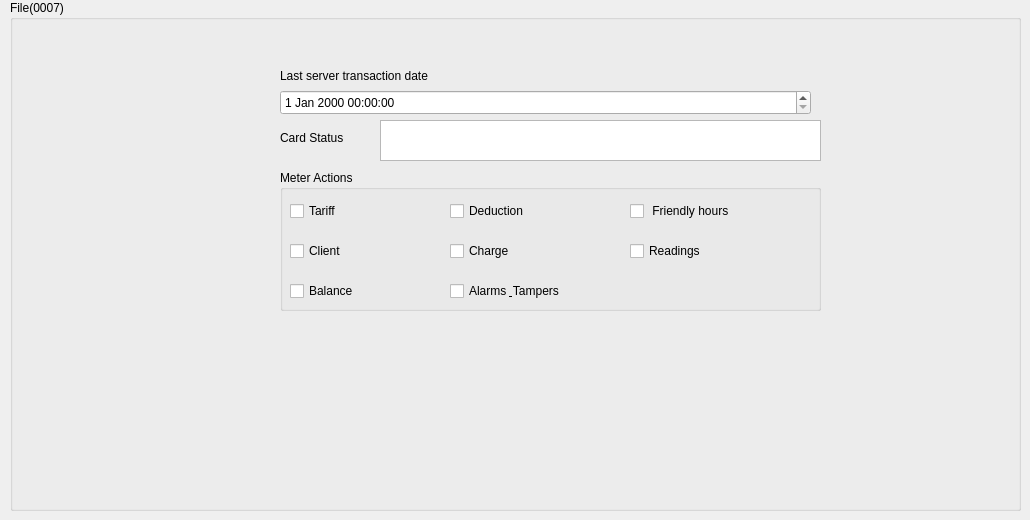
         <widget class="QWidget" name="page_File_7">
          <widget class="QGroupBox" name="groupBoxMain_7">
           <property name="geometry">
            <rect>
             <x>10</x>
             <y>0</y>
             <width>1011</width>
             <height>511</height>
            </rect>
           </property>
           <property name="title">
            <string>File(0007)</string>
           </property>
           <widget class="QLabel" name="L_Lastservertransactiondate_7">
            <property name="geometry">
             <rect>
              <x>270</x>
              <y>65</y>
              <width>201</width>
              <height>21</height>
             </rect>
            </property>
            <property name="text">
             <string>Last server transaction date</string>
            </property>
           </widget>
           <widget class="QGroupBox" name="MeterActions_group_7">
            <property name="geometry">
             <rect>
              <x>270</x>
              <y>170</y>
              <width>541</width>
              <height>141</height>
             </rect>
            </property>
            <property name="title">
             <string>Meter Actions</string>
            </property>
            <widget class="QCheckBox" name="MeterActions_chBox4_7">
             <property name="geometry">
              <rect>
               <x>10</x>
               <y>70</y>
               <width>141</width>
               <height>22</height>
              </rect>
             </property>
             <property name="text">
              <string>Client</string>
             </property>
            </widget>
            <widget class="QCheckBox" name="MeterActions_chBox6_7">
             <property name="geometry">
              <rect>
               <x>350</x>
               <y>70</y>
               <width>181</width>
               <height>22</height>
              </rect>
             </property>
             <property name="text">
              <string>Readings</string>
             </property>
            </widget>
            <widget class="QCheckBox" name="MeterActions_chBox3_7">
             <property name="geometry">
              <rect>
               <x>350</x>
               <y>30</y>
               <width>181</width>
               <height>22</height>
              </rect>
             </property>
             <property name="text">
              <string> Friendly hours</string>
             </property>
            </widget>
            <widget class="QCheckBox" name="MeterActions_chBox5_7">
             <property name="geometry">
              <rect>
               <x>170</x>
               <y>70</y>
               <width>151</width>
               <height>22</height>
              </rect>
             </property>
             <property name="text">
              <string>Charge</string>
             </property>
            </widget>
            <widget class="QCheckBox" name="MeterActions_chBox1_7">
             <property name="geometry">
              <rect>
               <x>10</x>
               <y>30</y>
               <width>141</width>
               <height>22</height>
              </rect>
             </property>
             <property name="text">
              <string>Tariff</string>
             </property>
            </widget>
            <widget class="QCheckBox" name="MeterActions_chBox2_7">
             <property name="geometry">
              <rect>
               <x>170</x>
               <y>30</y>
               <width>151</width>
               <height>22</height>
              </rect>
             </property>
             <property name="text">
              <string>Deduction</string>
             </property>
            </widget>
            <widget class="QCheckBox" name="MeterActions_chBox6_8">
             <property name="geometry">
              <rect>
               <x>10</x>
               <y>110</y>
               <width>141</width>
               <height>22</height>
              </rect>
             </property>
             <property name="text">
              <string>Balance</string>
             </property>
            </widget>
            <widget class="QCheckBox" name="MeterActions_chBox6_9">
             <property name="geometry">
              <rect>
               <x>170</x>
               <y>110</y>
               <width>191</width>
               <height>22</height>
              </rect>
             </property>
             <property name="text">
              <string>Alarms &amp; Tampers</string>
             </property>
            </widget>
           </widget>
           <widget class="QLabel" name="L_CardStatus_7">
            <property name="geometry">
             <rect>
              <x>270</x>
              <y>130</y>
              <width>81</width>
              <height>16</height>
             </rect>
            </property>
            <property name="text">
             <string>Card Status</string>
            </property>
           </widget>
           <widget class="QTextEdit" name="T_CardStatus_7">
            <property name="geometry">
             <rect>
              <x>370</x>
              <y>120</y>
              <width>441</width>
              <height>41</height>
             </rect>
            </property>
           </widget>
           <widget class="QDateTimeEdit" name="dateTime_Lastservertransactiondate_7">
            <property name="geometry">
             <rect>
              <x>270</x>
              <y>90</y>
              <width>531</width>
              <height>25</height>
             </rect>
            </property>
           </widget>
          </widget>
         </widget>
